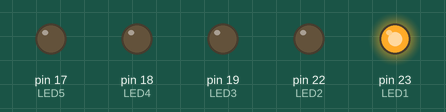
Recording of a sketch running on a simulated Arduino Mega 2560, built with avr-gcc and run on an emulated ATmega2560. Shown: output pins drawn as LEDs (lit = HIGH).

Above: at 0.5 s.
At 2.5 s:
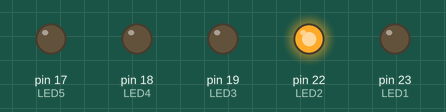
At 4.5 s:
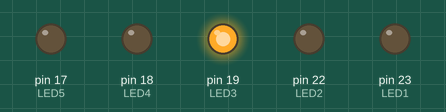
At 6.5 s:
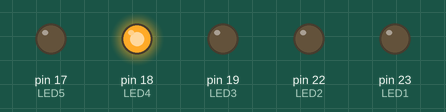
At 8.5 s:
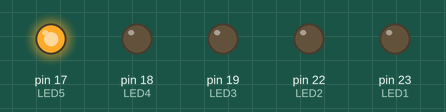
At 11.5 s:
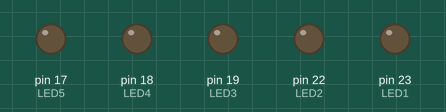
Timing chart, 0 to 13.0 s (numbered marks = the images above):
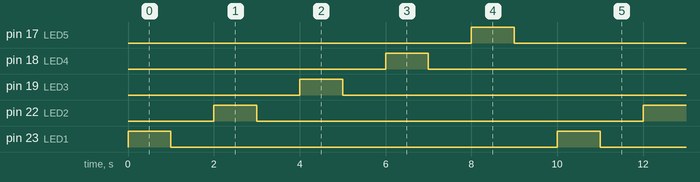

Measured:
- by itself, pin 17 (LED5), pin 18 (LED4), pin 19 (LED3), pin 22 (LED2), pin 23 (LED1): alternates HIGH for 1.0 s and LOW for 9.0 s
- by itself, everything shown: repeats every 10.0 s, in 10 steps

The sketch:

sketch_jul01-5LED.ino
```cpp
#define LED1 23
#define LED2 22
const int LED3 = 19;
const int LED4 = 18;
const int LED5 = 17;

void setup() {
  // put your setup code here, to run once:
Serial.begin(9600);
pinMode(LED1,OUTPUT);
pinMode(LED2,OUTPUT);
pinMode(LED3,OUTPUT);
pinMode(LED4,OUTPUT);
pinMode(LED5,OUTPUT);

}

void loop() {
  // put your main code here, to run repeatedly:

digitalWrite (LED1,HIGH);
delay(1000);
digitalWrite (LED1,LOW);
delay(1000);

digitalWrite (LED2,HIGH);
delay(1000);
digitalWrite (LED2,LOW);
delay(1000);

digitalWrite (LED3,HIGH);
delay(1000);
digitalWrite (LED3,LOW);
delay(1000);

digitalWrite (LED4,HIGH);
delay(1000);
digitalWrite (LED4,LOW);
delay(1000);

digitalWrite (LED5,HIGH);
delay(1000);
digitalWrite (LED5,LOW);
delay(1000);
}
```
